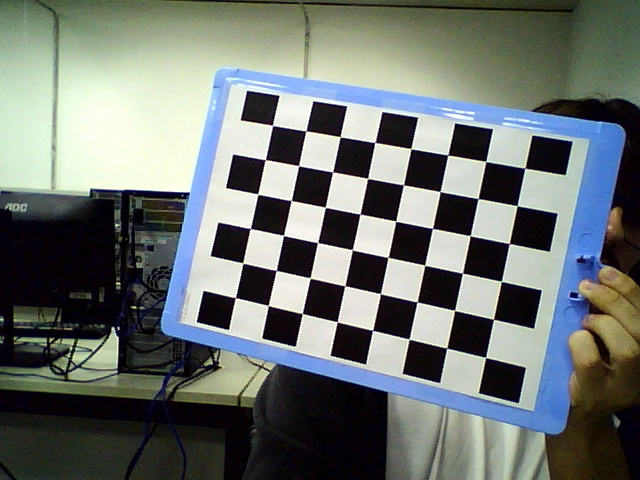
#> input picture lab4_arquivos/frm0Gustavo_Paloma.jpg, 640 x 480 px; its folder holds only this picture in this run
$ python L4_cal.py
#> lines starting #> are read from the running program, lines starting #| are printed output that depends on the picture
import cv2
import numpy as np
import os
import glob

# Defining the dimensions of checkerboard
CHECKERBOARD = (6,9)
criteria = (cv2.TERM_CRITERIA_EPS + cv2.TERM_CRITERIA_MAX_ITER, 30, 0.001)

# Creating vector to store vectors of 3D points for each checkerboard image
objpoints = []
# Creating vector to store vectors of 2D points for each checkerboard image
imgpoints = []

# Defining the world coordinates for 3D points
objp = np.zeros((1, CHECKERBOARD[0] * CHECKERBOARD[1], 3), np.float32)
objp[0,:,:2] = np.mgrid[0:CHECKERBOARD[0], 0:CHECKERBOARD[1]].T.reshape(-1, 2)
prev_img_shape = None

# Extracting path of individual image stored in a given directory
images = glob.glob('*.jpg')
for fname in images:
    img = cv2.imread(fname)
#> img is the input picture: shape (480, 640, 3); mean B, G, R 111.3, 114.8, 108.7
    gray = cv2.cvtColor(img,cv2.COLOR_BGR2GRAY)
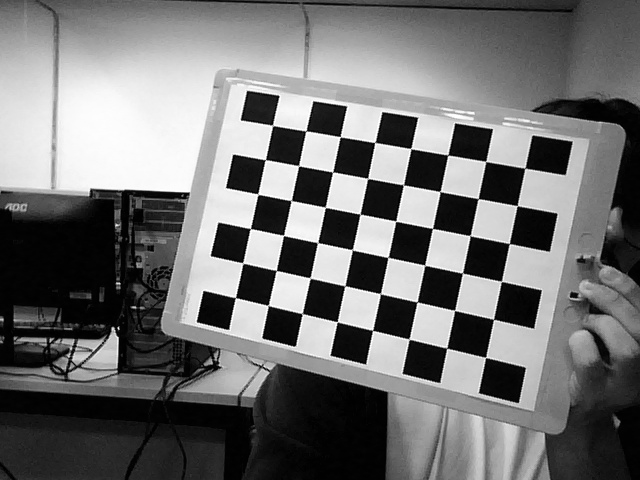
#> gray: shape (480, 640); min 0, max 255, mean 112.6
    # Find the chess board corners
    # If desired number of corners are found in the image then ret = true
    ret, corners = cv2.findChessboardCorners(gray, CHECKERBOARD, cv2.CALIB_CB_ADAPTIVE_THRESH + cv2.CALIB_CB_FAST_CHECK + cv2.CALIB_CB_NORMALIZE_IMAGE)
#> ret = False; corners = None

    """
    If desired number of corner are detected,
    we refine the pixel coordinates and display
    them on the images of checker board
    """
    if ret == True:
        objpoints.append(objp)
        # refining pixel coordinates for given 2d points.
        corners2 = cv2.cornerSubPix(gray, corners, (11,11),(-1,-1), criteria)

        imgpoints.append(corners2)

        # Draw and display the corners
        img = cv2.drawChessboardCorners(img, CHECKERBOARD, corners2, ret)

    cv2.imshow('img',img)
    cv2.waitKey(0)

    cv2.destroyAllWindows()

    h,w = img.shape[:2]
#> h = 480; w = 640

    """
    Performing camera calibration by
    passing the value of known 3D points (objpoints)
    and corresponding pixel coordinates of the
    detected corners (imgpoints)
    """
#> (the run stopped early here; a loop or call above may not have finished)

$ run again, on lab4_arquivos/frm1Gustavo_Paloma.jpg
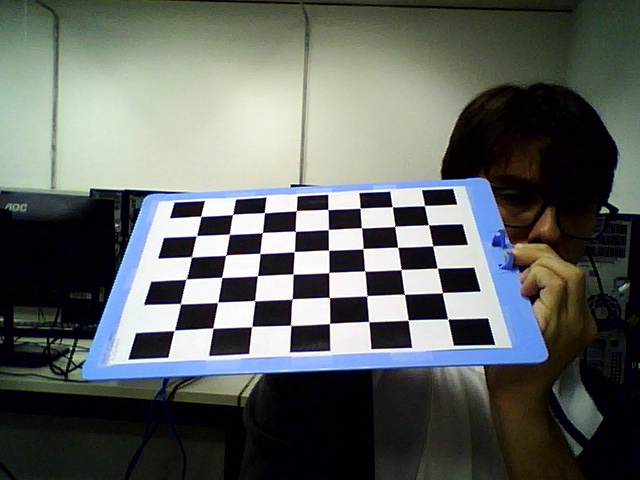
#> input picture lab4_arquivos/frm1Gustavo_Paloma.jpg, 640 x 480 px
#> img is the input picture: shape (480, 640, 3); mean B, G, R 97.4, 100.3, 95.7
#> `gray = cv2.cvtColor(img,cv2.COLOR_BGR2GRAY)`:
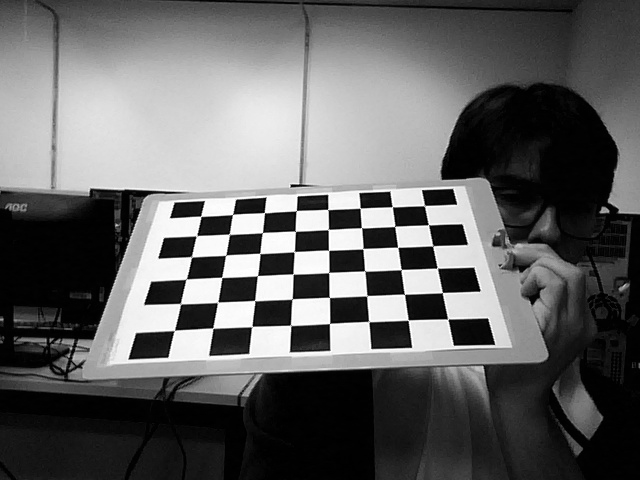
#> gray: shape (480, 640); min 0, max 255, mean 98.6
#> ret = False; corners = None

$ run again, on lab4_arquivos/frm2Gustavo_Paloma.jpg
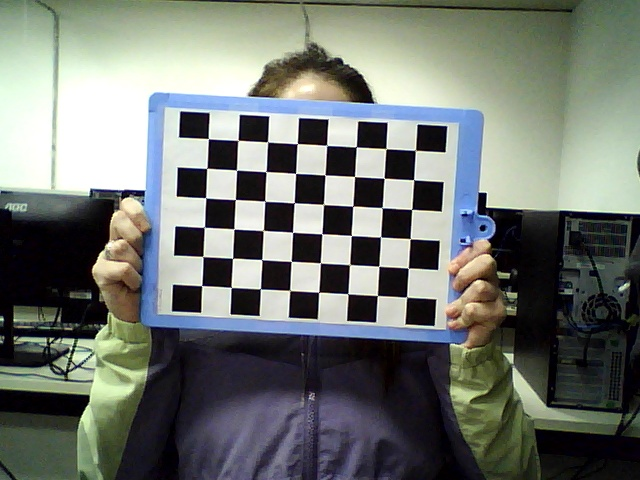
#> input picture lab4_arquivos/frm2Gustavo_Paloma.jpg, 640 x 480 px
#> img is the input picture: shape (480, 640, 3); mean B, G, R 111.3, 117, 111.9
#> `gray = cv2.cvtColor(img,cv2.COLOR_BGR2GRAY)`:
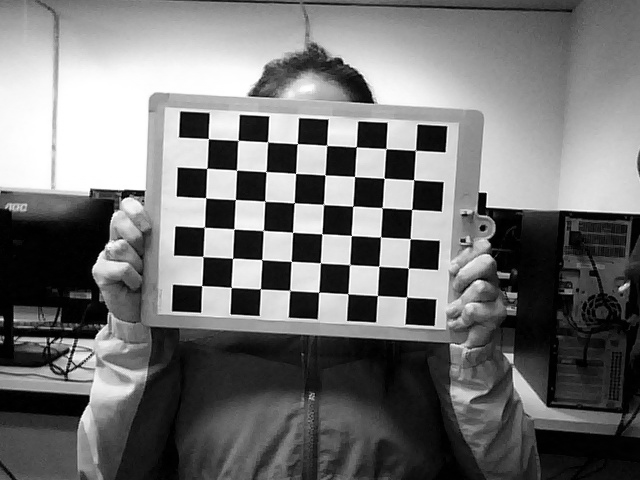
#> gray: shape (480, 640); min 0, max 255, mean 114.8
#> ret = False; corners = None

$ run again, on lab4_arquivos/frm3Gustavo_Paloma.jpg
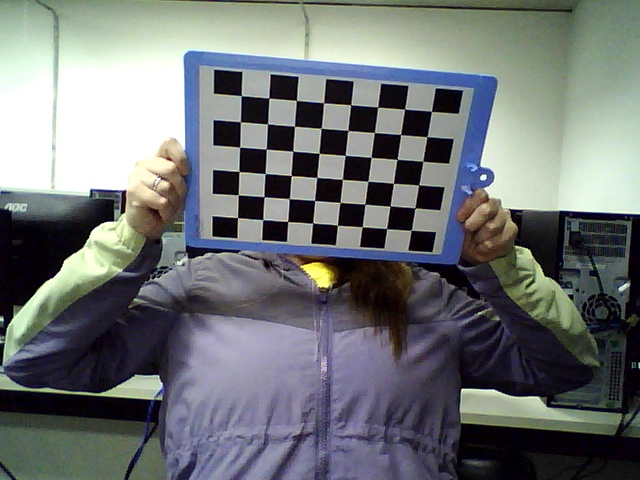
#> input picture lab4_arquivos/frm3Gustavo_Paloma.jpg, 640 x 480 px
#> img is the input picture: shape (480, 640, 3); mean B, G, R 116.5, 115.6, 111.6
#> `gray = cv2.cvtColor(img,cv2.COLOR_BGR2GRAY)`:
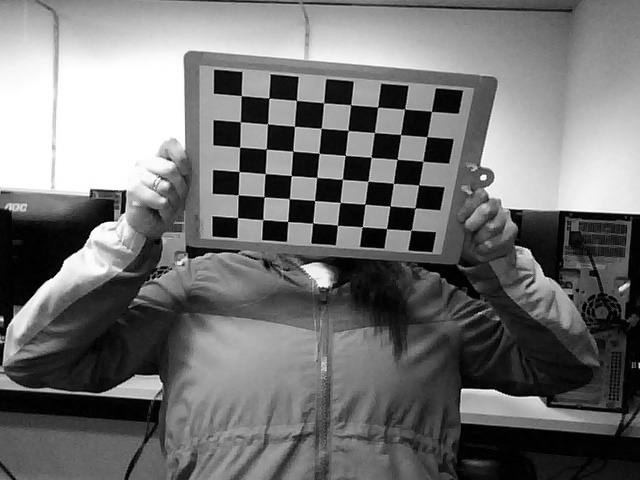
#> gray: shape (480, 640); min 0, max 255, mean 114.5
#> ret = False; corners = None
